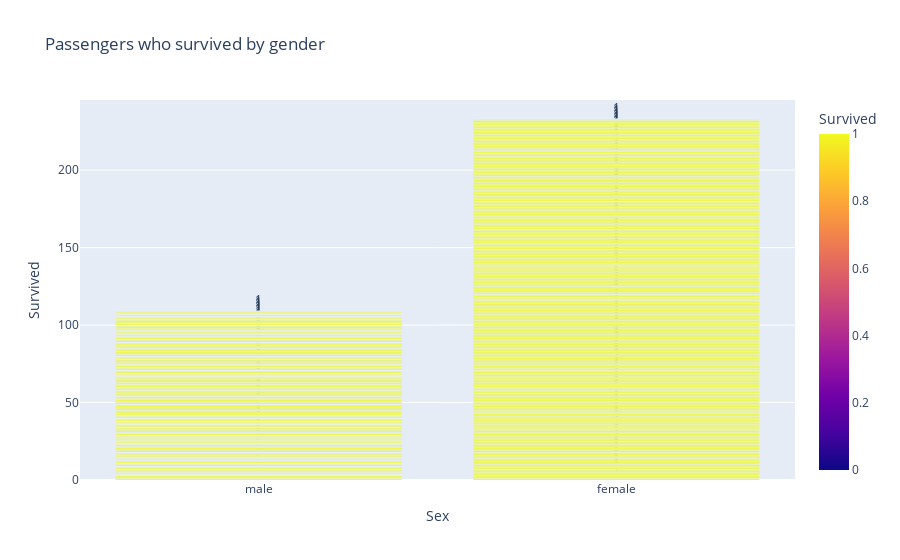

Here is the notebook cell this chart was saved with:
### Code cell
#Create a bar plot to visualize the number of passengers who survived and did not survive, broken down by gender.
fig=px.bar(data, x='Sex', y='Survived', labels="Survived:no of passengers", barmode='group', text='Survived', title='Passengers who survived by gender', color='Survived')
fig.show()

### Figure 1 — Plotly figure (JSON) as saved in the notebook; plotly's stock layout.template omitted (floating-point values rounded to 4 significant figures; data arrays with more than 128 entries replaced by an {"elided": "..."} marker saying what was removed)
{"data": [{"alignmentgroup": "True", "hovertemplate": "Sex=%{x}<br>Survived=%{marker.color}<extra></extra>", "legendgroup": "", "marker": {"color": {"elided": "891 int values"}, "coloraxis": "coloraxis", "pattern": {"shape": ""}}, "name": "", "offsetgroup": "", "orientation": "v", "showlegend": false, "text": {"elided": "891 int values"}, "textposition": "auto", "type": "bar", "x": {"elided": "891 str values"}, "xaxis": "x", "y": {"elided": "891 int values"}, "yaxis": "y"}], "layout": {"autosize": true, "barmode": "group", "coloraxis": {"colorbar": {"title": {"text": "Survived"}}, "colorscale": [[0, "#0d0887"], [0.1111, "#46039f"], [0.2222, "#7201a8"], [0.3333, "#9c179e"], [0.4444, "#bd3786"], [0.5556, "#d8576b"], [0.6667, "#ed7953"], [0.7778, "#fb9f3a"], [0.8889, "#fdca26"], [1, "#f0f921"]]}, "legend": {"tracegroupgap": 0}, "title": {"text": "Passengers who survived by gender"}, "xaxis": {"anchor": "y", "autorange": true, "domain": [0, 1], "range": [-0.5, 1.5], "title": {"text": "Sex"}, "type": "category"}, "yaxis": {"anchor": "x", "autorange": true, "domain": [0, 1], "range": [0, 245.3], "title": {"text": "Survived"}, "type": "linear"}}}
